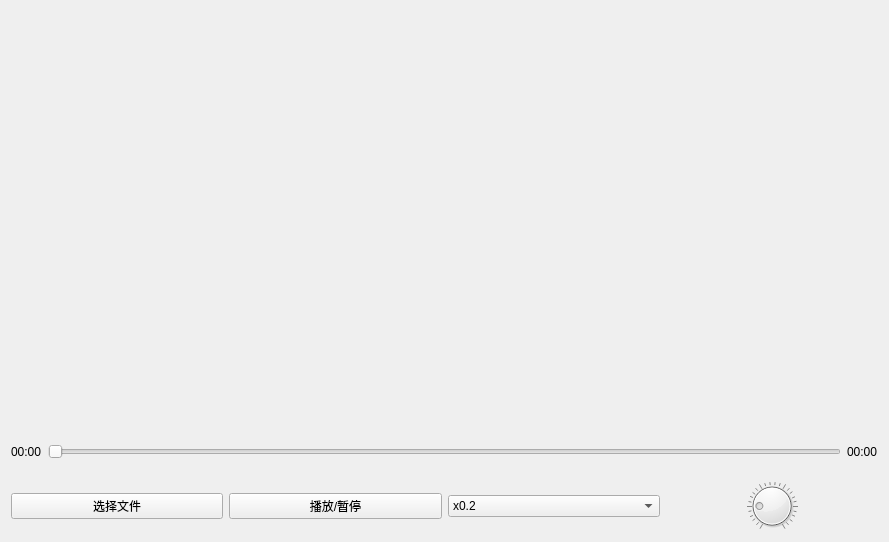
<?xml version="1.0" encoding="UTF-8"?>
<ui version="4.0">
 <class>Widget</class>
 <widget class="QWidget" name="Widget">
  <property name="geometry">
   <rect>
    <x>0</x>
    <y>0</y>
    <width>889</width>
    <height>542</height>
   </rect>
  </property>
  <property name="windowTitle">
   <string>Widget</string>
  </property>
  <layout class="QVBoxLayout" name="verticalLayout" stretch="9,1,1">
   <item>
    <widget class="QLabel" name="label">
     <property name="minimumSize">
      <size>
       <width>0</width>
       <height>0</height>
      </size>
     </property>
     <property name="text">
      <string/>
     </property>
    </widget>
   </item>
   <item>
    <layout class="QHBoxLayout" name="horizontalLayout">
     <item>
      <widget class="QLabel" name="label_3">
       <property name="text">
        <string>00:00</string>
       </property>
      </widget>
     </item>
     <item>
      <widget class="QSlider" name="horizontalSlider">
       <property name="maximum">
        <number>1028</number>
       </property>
       <property name="orientation">
        <enum>Qt::Horizontal</enum>
       </property>
      </widget>
     </item>
     <item>
      <widget class="QLabel" name="label_2">
       <property name="text">
        <string>00:00</string>
       </property>
      </widget>
     </item>
    </layout>
   </item>
   <item>
    <layout class="QHBoxLayout" name="horizontalLayout_2">
     <item>
      <widget class="QPushButton" name="pushButton">
       <property name="text">
        <string>选择文件</string>
       </property>
      </widget>
     </item>
     <item>
      <widget class="QPushButton" name="pushButton_2">
       <property name="text">
        <string>播放/暂停</string>
       </property>
      </widget>
     </item>
     <item>
      <widget class="QComboBox" name="comboBox">
       <item>
        <property name="text">
         <string>x0.2</string>
        </property>
       </item>
       <item>
        <property name="text">
         <string>x0.5</string>
        </property>
       </item>
       <item>
        <property name="text">
         <string>x0.8</string>
        </property>
       </item>
       <item>
        <property name="text">
         <string>x1</string>
        </property>
       </item>
       <item>
        <property name="text">
         <string>x1.2</string>
        </property>
       </item>
       <item>
        <property name="text">
         <string>x1.5</string>
        </property>
       </item>
       <item>
        <property name="text">
         <string>x2</string>
        </property>
       </item>
      </widget>
     </item>
     <item>
      <widget class="QDial" name="dial">
       <property name="mouseTracking">
        <bool>false</bool>
       </property>
       <property name="tabletTracking">
        <bool>false</bool>
       </property>
       <property name="acceptDrops">
        <bool>false</bool>
       </property>
       <property name="layoutDirection">
        <enum>Qt::LeftToRight</enum>
       </property>
       <property name="autoFillBackground">
        <bool>false</bool>
       </property>
       <property name="inputMethodHints">
        <set>Qt::ImhNone</set>
       </property>
       <property name="maximum">
        <number>100</number>
       </property>
       <property name="value">
        <number>20</number>
       </property>
       <property name="tracking">
        <bool>true</bool>
       </property>
       <property name="orientation">
        <enum>Qt::Horizontal</enum>
       </property>
       <property name="invertedAppearance">
        <bool>false</bool>
       </property>
       <property name="invertedControls">
        <bool>false</bool>
       </property>
       <property name="wrapping">
        <bool>false</bool>
       </property>
       <property name="notchesVisible">
        <bool>true</bool>
       </property>
      </widget>
     </item>
    </layout>
   </item>
  </layout>
 </widget>
 <resources/>
 <connections/>
</ui>
